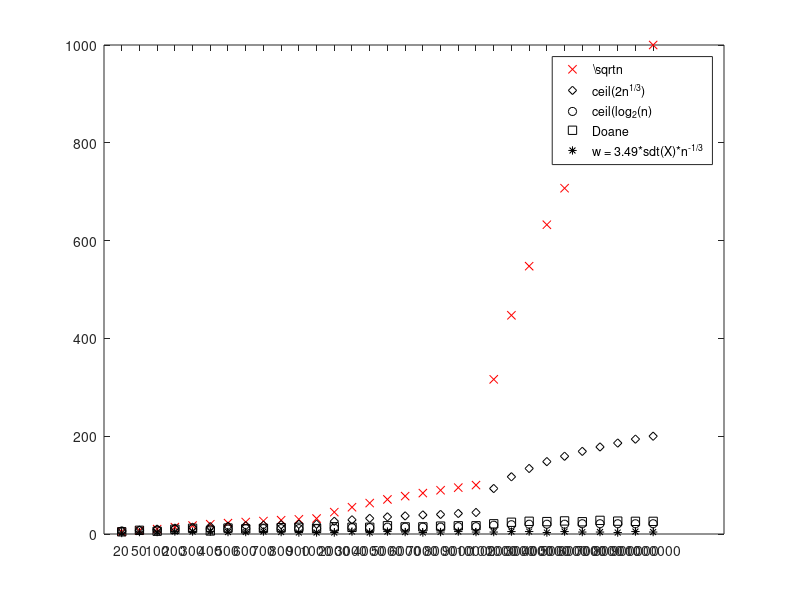

MATLAB code for this plot:

% Displays number of bins for histograms in dependance of number of data
% and usedheuristic for number of bins.
%
% Run it and you'll see.

n = [20 50 100:100:900 1e3:1e3:1e4 1e5:1e5:1e6];
X = cell(length(n),1);
g1 = zeros(1,length(n));
for k = 1: length(n)
    X{k} = randn(n,1);
    g1(k) = skewness(X{k});
end

% Number of bins (different sources)
% different numbers are: k1, k2, k3, k4, k5, s1
k1 = sqrt(n);
k2 = ceil(2*n.^(1/3));
k3 = ceil(log2(n) + 1);
s1 = sqrt(6*(n-2)./(n+1)./(n+3));
k4 = 1 + log2(n) + log2(1 + g1./s1); 
for k = 1:length(n)
    w5(k) = ceil(3.49*std(X{k}) * n(k)^(-1/3));
    a = min(X{k});
    b = max(X{k});
    k5(k) = ceil((b-a)./w5(k));
end

x = 1:length(n);
figure(666);

plot(x,k1,'rx',x,k2,'kd',x,k3,'ko',x,k4,'ks',x,k5,'k*');
legend('\sqrt{n}', 'ceil(2n^{1/3})', 'ceil(log_2(n)','Doane','w = 3.49*sdt(X)*n^{-1/3}')
set(gca,'XTick',1:length(n))
set(gca,'XTickLabel',{'20', '50', '100', '200','300','400','500','600',...
    '700','800','900','1000',   '2000',   '3000',   '4000',   '5000', ...
    '6000',   '7000',   '8000',   '9000',  '10000', '100000','200000','300000','400000','500000','600000','700000', '800000','900000','1000000'})


